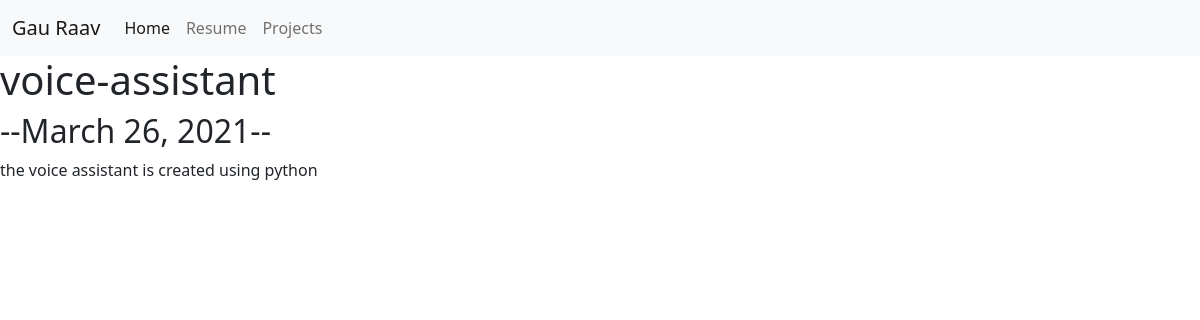
The app's page /projects/2/ with its own data.
### projects/models.py (models this page shows, shortened)
class Projects(models.Model):
    title = models.CharField(max_length = 100)
    date  = models.DateField()
    desc  = models.CharField(max_length = 400)

### projects/views.py (the view)
# urls.py: path('<int:project_id>/', views.projectdetails, name = 'projectdetails')
def projectdetails(request,project_id):
    projects = get_object_or_404(Projects, pk=project_id)
    return render(request,'projects/details.html',{'project_ids':projects})

### projects/templates/projects/details.html
{% extends 'homepage/base.html' %}
{% block content %}
<h1>{{project_ids.title}}</h1>
<h2>--{{project_ids.date}}--</h2>
<p>{{project_ids.desc|safe}}</p>
{% endblock %}

### records on screen
Projects: title "voice-assistant", date "March 26, 2021", desc "the voice assistant is created using python"
